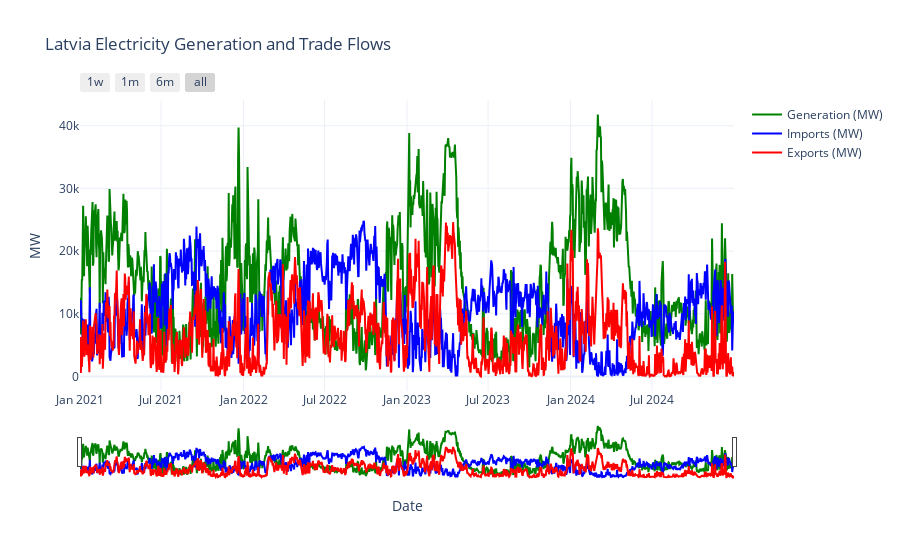

Here is the notebook cell this chart was saved with:
### Code cell
import plotly.graph_objs as go
import plotly.express as px

latvia_df = combined_df[combined_df['Area'] == 'Latvia']
# Make sure MTU is datetime
latvia_df['MTU'] = pd.to_datetime(latvia_df['MTU'])

# Create interactive plot
fig = go.Figure()

# Add Generation trace
fig.add_trace(go.Scatter(
    x=latvia_df['MTU'],
    y=latvia_df['Total_Generation_MW'],
    mode='lines',
    name='Generation (MW)',
    line=dict(color='green')
))

# Add Imports trace
fig.add_trace(go.Scatter(
    x=latvia_df['MTU'],
    y=latvia_df['Total_Imports_MW'],
    mode='lines',
    name='Imports (MW)',
    line=dict(color='blue')
))

# Add Exports trace
fig.add_trace(go.Scatter(
    x=latvia_df['MTU'],
    y=latvia_df['Total_Exports_MW'],
    mode='lines',
    name='Exports (MW)',
    line=dict(color='red')
))

# Layout with slider
fig.update_layout(
    title='Latvia Electricity Generation and Trade Flows',
    xaxis=dict(
        title='Date',
        rangeselector=dict(
            buttons=list([
                dict(count=7, label='1w', step='day', stepmode='backward'),
                dict(count=1, label='1m', step='month', stepmode='backward'),
                dict(count=6, label='6m', step='month', stepmode='backward'),
                dict(step='all')
            ])
        ),
        rangeslider=dict(visible=True),
        type='date'
    ),
    yaxis=dict(title='MW'),
    template='plotly_white'
)

fig.show()

### Figure 1 — Plotly figure (JSON) as saved in the notebook; plotly's stock layout.template omitted (floating-point values rounded to 4 significant figures; data arrays with more than 128 entries replaced by an {"elided": "..."} marker saying what was removed)
{"data": [{"line": {"color": "green"}, "mode": "lines", "name": "Generation (MW)", "type": "scatter", "x": {"elided": "1461 str values"}, "y": {"elided": "1461 float values"}}, {"line": {"color": "blue"}, "mode": "lines", "name": "Imports (MW)", "type": "scatter", "x": {"elided": "1461 str values"}, "y": {"elided": "1461 float values"}}, {"line": {"color": "red"}, "mode": "lines", "name": "Exports (MW)", "type": "scatter", "x": {"elided": "1461 str values"}, "y": {"elided": "1461 float values"}}], "layout": {"title": {"text": "Latvia Electricity Generation and Trade Flows"}, "xaxis": {"rangeselector": {"buttons": [{"count": 7, "label": "1w", "step": "day", "stepmode": "backward"}, {"count": 1, "label": "1m", "step": "month", "stepmode": "backward"}, {"count": 6, "label": "6m", "step": "month", "stepmode": "backward"}, {"step": "all"}]}, "rangeslider": {"visible": true}, "title": {"text": "Date"}, "type": "date"}, "yaxis": {"title": {"text": "MW"}}}}
